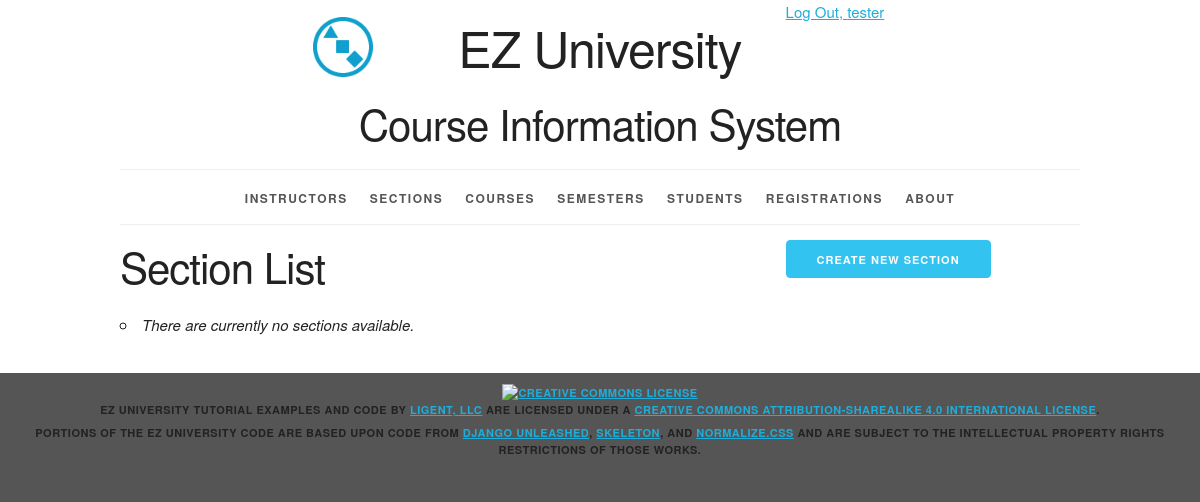
The page /section/ (signed in) on the database as committed earlier.
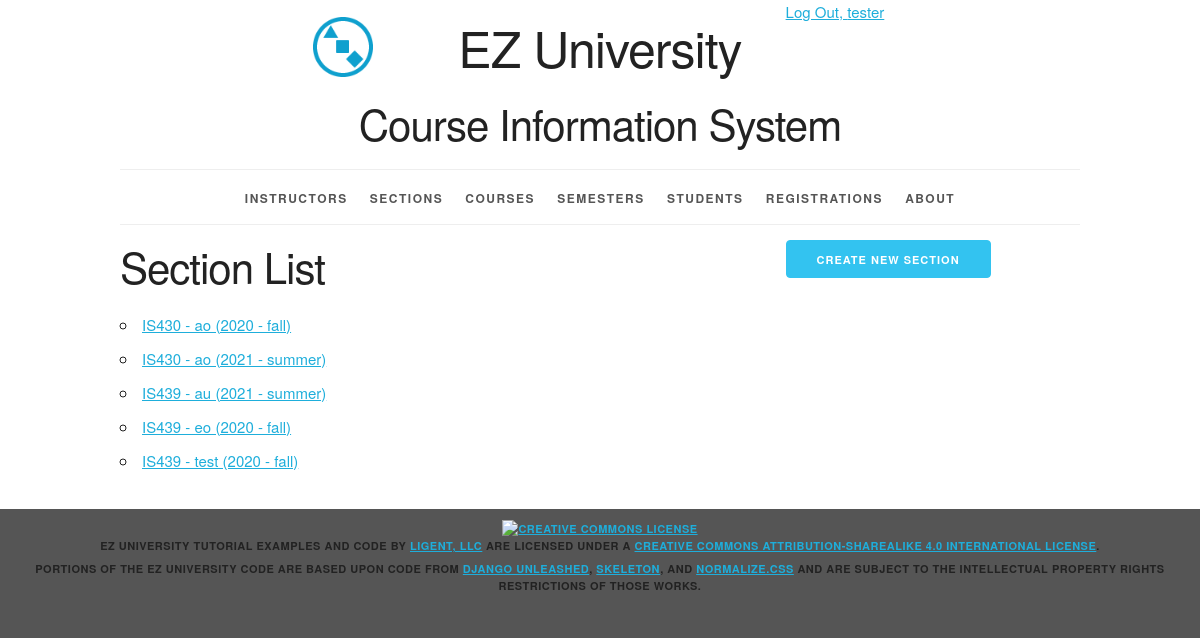
The same page on the database as committed later.
### courseinfo/models.py (models this page shows, shortened)
class Section(models.Model):
    section_id = models.AutoField(primary_key=True)
    section_name = models.CharField(max_length=20)
    semester = models.ForeignKey(Semester, related_name='sections', on_delete=models.PROTECT)
    course = models.ForeignKey(Course, related_name='sections', on_delete=models.PROTECT)
    instructor = models.ForeignKey(Instructor, related_name='sections', on_delete=models.PROTECT)
    def __str__(self):
        return "%s - %s (%s)" % (self.course.course_number, self.section_name, self.semester.__str__())
    def get_absolute_url(self):
        return reverse('courseinfo_section_detail_urlpattern', kwargs={'pk':self.pk})
    class Meta:
        ordering = ['course', 'section_name', 'semester']
        constraints = [
            UniqueConstraint(fields=['semester', 'course', 'section_name'],
                             name='unique_section')
        ]

class Course(models.Model):
    course_id = models.AutoField(primary_key=True)
    course_number = models.CharField(max_length=20)
    course_name = models.CharField(max_length=255)
    class Meta:
        ordering = ['course_number', 'course_name']
        constraints = [
            UniqueConstraint(fields=['course_number', 'course_name'], name='unique_course')
        ]

class Semester(models.Model):
    semester_id = models.AutoField(primary_key=True)
    year = models.ForeignKey(Year, related_name='semesters', on_delete=models.PROTECT)
    period = models.ForeignKey(Period, related_name='semesters', on_delete=models.PROTECT)
    def __str__(self):
        return '%s - %s' % (self.year.year, self.period.period_name)
    class Meta:
        ordering = ['year__year', 'period__period_sequence']
        constraints = [
            UniqueConstraint(fields=['year', 'period'], name='unique_semester')
        ]

class Year(models.Model):
    year_id = models.AutoField(primary_key=True)
    year = models.IntegerField(unique=True)
    class Meta:
        ordering = ['year']

class Period(models.Model):
    period_id = models.AutoField(primary_key=True)
    period_sequence = models.IntegerField(unique=True)
    period_name = models.CharField(max_length=45, unique=True)
    class Meta:
        ordering = ['period_sequence']

### courseinfo/views.py (the view)
# urls.py: path('section/', SectionList.as_view(),
class SectionList(LoginRequiredMixin, PermissionRequiredMixin, ListView):
    model = Section
    permission_required = 'courseinfo.view_section'

### courseinfo/templates/courseinfo/section_list.html (shortened to what this page needs)
{% extends 'courseinfo/base.html' %}
{% block create_button %}
    {% if perms.courseinfo.add_section %}
        <a
                href="{% url 'courseinfo_section_create_urlpattern' %}"
                class="button button-primary">
            Create New Section</a>
    {% endif %}
{% endblock %}
{% block org_content %}
    <h2>Section List</h2>
    <ul>
        {% for section in section_list %}
            <li>
                <a href="{{ section.get_absolute_url }}">
                    {{ section }}</a>
            </li>
        {% empty %}
            <li><em>There are currently no sections available.</em></li>
        {% endfor %}
    </ul>
{% endblock %}

Rows that differ between the two databases and show on the page:
added Section: course+section_name+semester "IS430 - ao (2020 - fall)"
added Section: course+section_name+semester "IS430 - ao (2021 - summer)"
added Section: course+section_name+semester "IS439 - au (2021 - summer)"
added Section: course+section_name+semester "IS439 - eo (2020 - fall)"
added Section: course+section_name+semester "IS439 - test (2020 - fall)"
Other text that changed with them:
text no longer shown: "There are currently no sections available."
